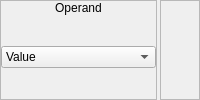
    <widget class="QWidget" name="wOperand" native="true">
     <property name="sizePolicy">
      <sizepolicy hsizetype="Preferred" vsizetype="Fixed">
       <horstretch>0</horstretch>
       <verstretch>0</verstretch>
      </sizepolicy>
     </property>
     <layout class="QHBoxLayout" name="horizontalLayout_7">
      <property name="spacing">
       <number>3</number>
      </property>
      <property name="margin">
       <number>0</number>
      </property>
      <item>
       <widget class="QFrame" name="frame_4">
        <property name="sizePolicy">
         <sizepolicy hsizetype="Fixed" vsizetype="Preferred">
          <horstretch>0</horstretch>
          <verstretch>0</verstretch>
         </sizepolicy>
        </property>
        <property name="frameShape">
         <enum>QFrame::StyledPanel</enum>
        </property>
        <property name="frameShadow">
         <enum>QFrame::Raised</enum>
        </property>
        <layout class="QVBoxLayout" name="verticalLayout_7">
         <property name="spacing">
          <number>0</number>
         </property>
         <property name="margin">
          <number>0</number>
         </property>
         <item>
          <widget class="QLabel" name="label_5">
           <property name="sizePolicy">
            <sizepolicy hsizetype="Preferred" vsizetype="Fixed">
             <horstretch>0</horstretch>
             <verstretch>0</verstretch>
            </sizepolicy>
           </property>
           <property name="text">
            <string>Operand</string>
           </property>
           <property name="alignment">
            <set>Qt::AlignCenter</set>
           </property>
          </widget>
         </item>
         <item>
          <widget class="QWidget" name="widget_9" native="true">
           <layout class="QHBoxLayout" name="horizontalLayout_8">
            <property name="spacing">
             <number>0</number>
            </property>
            <property name="margin">
             <number>0</number>
            </property>
            <item>
             <widget class="QComboBox" name="cboxOperand">
              <item>
               <property name="text">
                <string>Value</string>
               </property>
              </item>
              <item>
               <property name="text">
                <string>String</string>
               </property>
              </item>
              <item>
               <property name="text">
                <string>Variable</string>
               </property>
              </item>
              <item>
               <property name="text">
                <string>Switch</string>
               </property>
              </item>
              <item>
               <property name="text">
                <string>Party Member's Name</string>
               </property>
              </item>
              <item>
               <property name="text">
                <string>Party Member's Class</string>
               </property>
              </item>
              <item>
               <property name="text">
                <string>Character's Name</string>
               </property>
              </item>
              <item>
               <property name="text">
                <string>Character's Class</string>
               </property>
              </item>
              <item>
               <property name="text">
                <string>Class's Name</string>
               </property>
              </item>
              <item>
               <property name="text">
                <string>Terrain's Name</string>
               </property>
              </item>
              <item>
               <property name="text">
                <string>Skill's Name</string>
               </property>
              </item>
              <item>
               <property name="text">
                <string>Skill's Description</string>
               </property>
              </item>
              <item>
               <property name="text">
                <string>Item's Name</string>
               </property>
              </item>
              <item>
               <property name="text">
                <string>Item's Description</string>
               </property>
              </item>
              <item>
               <property name="text">
                <string>Attribute's Name</string>
               </property>
              </item>
              <item>
               <property name="text">
                <string>Condition's Name</string>
               </property>
              </item>
              <item>
               <property name="text">
                <string>System String</string>
               </property>
              </item>
              <item>
               <property name="text">
                <string>Vehicle's Name</string>
               </property>
              </item>
              <item>
               <property name="text">
                <string>Monster's Name</string>
               </property>
              </item>
              <item>
               <property name="text">
                <string>Monster Group's Name</string>
               </property>
              </item>
             </widget>
            </item>
           </layout>
          </widget>
         </item>
        </layout>
       </widget>
      </item>
      <item>
       <widget class="QFrame" name="frame_5">
        <property name="frameShape">
         <enum>QFrame::StyledPanel</enum>
        </property>
        <property name="frameShadow">
         <enum>QFrame::Raised</enum>
        </property>
       </widget>
      </item>
     </layout>
    </widget>
